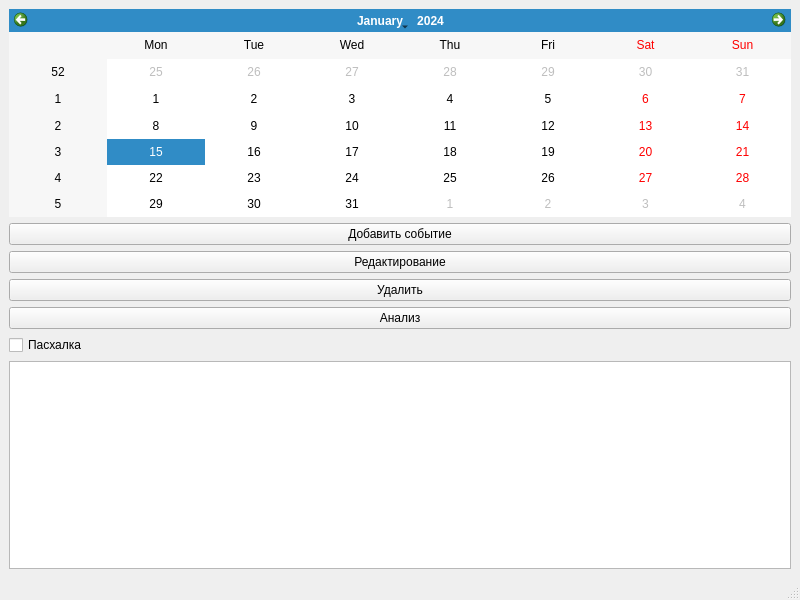
<?xml version="1.0" encoding="UTF-8"?>
<ui version="4.0">
 <class>MainWindow</class>
 <widget class="QMainWindow" name="MainWindow">
  <property name="geometry">
   <rect>
    <x>0</x>
    <y>0</y>
    <width>800</width>
    <height>600</height>
   </rect>
  </property>
  <property name="windowTitle">
   <string>Time Tracker</string>
  </property>
  <widget class="QWidget" name="centralwidget">
   <layout class="QVBoxLayout" name="mainVerticalLayout">
    <item>
     <widget class="QCalendarWidget" name="calendarWidget"/>
    </item>
    <item>
     <widget class="QPushButton" name="pushButtonCreate">
      <property name="text">
       <string>Добавить событие</string>
      </property>
     </widget>
    </item>
    <item>
     <widget class="QPushButton" name="pushButtonEdit">
      <property name="text">
       <string>Редактирование</string>
      </property>
     </widget>
    </item>
    <item>
     <widget class="QPushButton" name="pushButtonDelete">
      <property name="text">
       <string>Удалить</string>
      </property>
     </widget>
    </item>
    <item>
     <widget class="QPushButton" name="pushButtonAnalyze">
      <property name="text">
       <string>Анализ</string>
      </property>
     </widget>
    </item>
    <item>
     <widget class="QCheckBox" name="esteggcheckBox">
      <property name="text">
       <string>Пасхалка</string>
      </property>
     </widget>
    </item>
    <item>
     <widget class="QListWidget" name="listWidgetEvents"/>
    </item>
   </layout>
  </widget>
  <widget class="QStatusBar" name="statusbar"/>
 </widget>
 <resources/>
 <connections/>
</ui>
